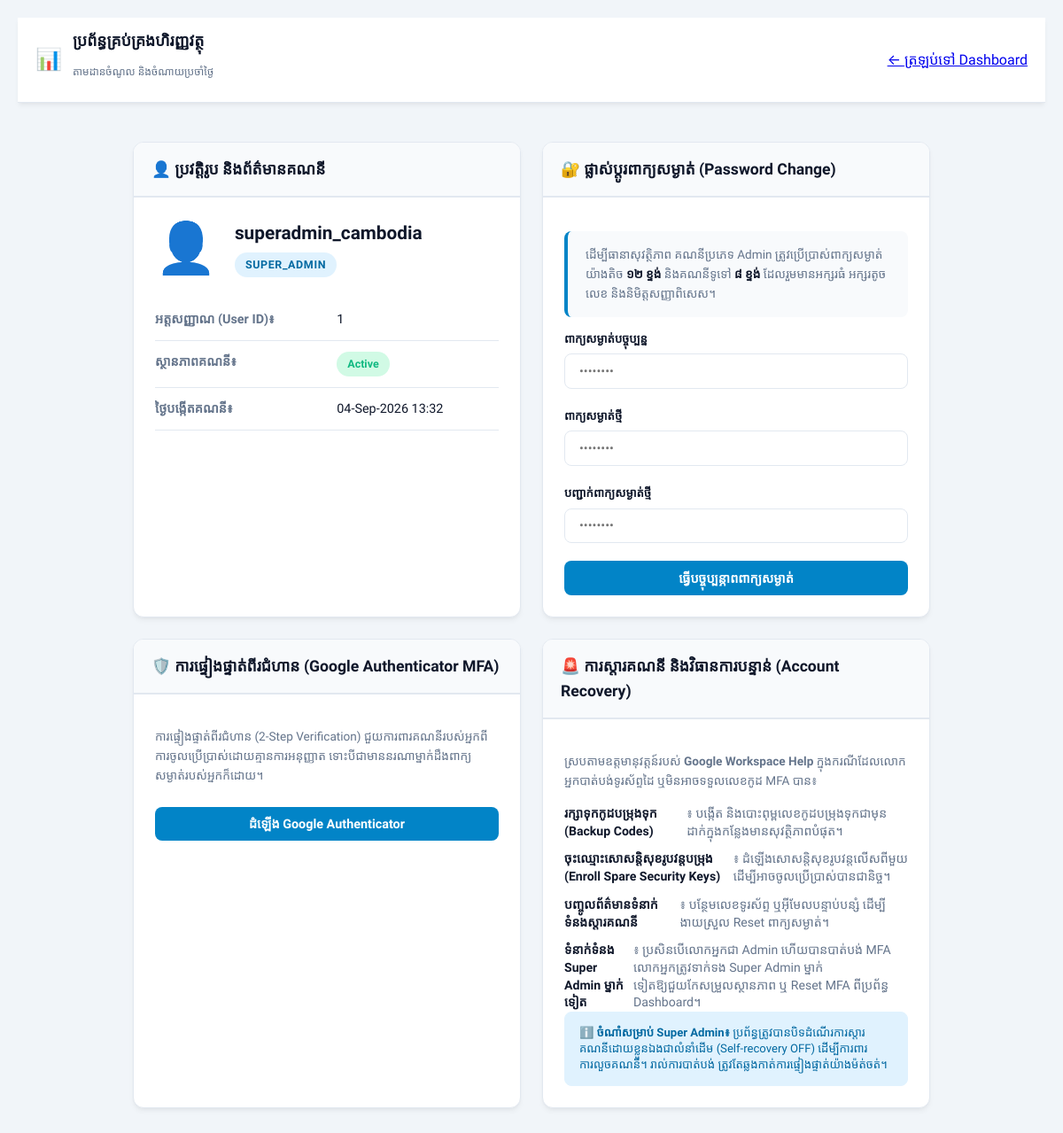
The app's page /profile.php (signed in) with its own data.
### tables this page shows
CREATE TABLE `users` (
  `id` int(11) NOT NULL,
  `username` varchar(50) NOT NULL,
  `password_hash` varchar(255) NOT NULL,
  `role` enum('super_admin','admin','user') NOT NULL DEFAULT 'user',
  `status` enum('active','suspended','pending') NOT NULL DEFAULT 'active',
  `mfa_secret` varchar(255) DEFAULT NULL,
  `created_at` timestamp NOT NULL DEFAULT current_timestamp()
);

### profile.php (the view, shortened to what this page needs)
<?php
$db = getSecureDBConnection();
$userId = $_SESSION['user_id'];
$stmt = $db->prepare("SELECT id, username, role, status, mfa_secret, created_at FROM users WHERE id = ?");
$stmt->execute([$userId]);
$user = $stmt->fetch();
?>
<!DOCTYPE html>
<html lang="km">
<head>
    <link rel="stylesheet" href="admin-style.css">
</head>
<body>
    <header class="app-header">
        <div class="header-container">
            <div class="brand">
                <span class="brand-logo">📊</span>
                <div class="brand-text">
                    <h1>ប្រព័ន្ធគ្រប់គ្រងហិរញ្ញវត្ថុ</h1>
                    <p>តាមដានចំណូល និងចំណាយប្រចាំថ្ងៃ</p>
                </div>
            </div>
            <div class="user-status-bar">
                <a href="index.php" class="btn btn-secondary">← ត្រឡប់ទៅ Dashboard</a>
            </div>
        </div>
    </header>
    <div class="profile-page">
        <div class="profile-layout">
            <div class="profile-card">
                <div class="profile-card-header">
                    <h3>👤 ប្រវត្តិរូប និងព័ត៌មានគណនី</h3>
                </div>
                <div class="profile-card-body">
                    <div class="profile-avatar">
                        <span class="avatar">👤</span>
                        <div class="user-details">
                            <h2><?php echo htmlspecialchars($user['username']); ?></h2>
                            <span class="role-badge <?php echo $user['role'] === 'super_admin' ? 'role-super_admin' : ($user['role'] === 'admin' ? 'role-admin' : 'role-user'); ?>">
                                <?php echo strtoupper($user['role']); ?>
                            </span>
                        </div>
                    </div>
                    <table class="profile-info-table">
                        <tr>
                            <td>អត្តសញ្ញាណ (User ID)៖</td>
                            <td><?php echo $user['id']; ?></td>
                        </tr>
                        <tr>
                            <td>ស្ថានភាពគណនី៖</td>
                            <td>
                                <span class="status-badge <?php echo $user['status'] === 'active' ? 'status-active' : 'status-pending'; ?>">
                                    <?php echo htmlspecialchars($user['status']); ?>
                                </span>
                            </td>
                        </tr>
                        <tr>
                            <td>ថ្ងៃបង្កើតគណនី៖</td>
                            <td><?php echo date('d-M-Y H:i', strtotime($user['created_at'])); ?></td>
                        </tr>
                    </table>
                </div>
            </div>
            <div class="profile-card">
                <div class="profile-card-header">
                    <h3>🔐 ផ្លាស់ប្តូរពាក្យសម្ងាត់ (Password Change)</h3>
                </div>
                <div class="profile-card-body">
                    <p class="password-requirements">
                        ដើម្បីធានាសុវត្ថិភាព គណនីប្រភេទ Admin ត្រូវប្រើប្រាស់ពាក្យសម្ងាត់យ៉ាងតិច <strong>១២ ខ្ទង់</strong> និងគណនីទូទៅ <strong>៨ ខ្ទង់</strong> ដែលរួមមានអក្សរធំ អក្សរតូច លេខ និងនិមិត្តសញ្ញាពិសេស។
                    </p>
                    <form method="POST" action="profile.php" class="profile-form">
                        <div class="form-group">
                            <label for="current_password" class="form-label">ពាក្យសម្ងាត់បច្ចុប្បន្ន</label>
                            <input type="password" name="current_password" id="current_password" class="form-control" placeholder="••••••••" required>
                        </div>
                        <div class="form-group">
                            <label for="new_password" class="form-label">ពាក្យសម្ងាត់ថ្មី</label>
                            <input type="password" name="new_password" id="new_password" class="form-control" placeholder="••••••••" required>
                        </div>
                        <div class="form-group">
                            <label for="confirm_password" class="form-label">បញ្ជាក់ពាក្យសម្ងាត់ថ្មី</label>
                            <input type="password" name="confirm_password" id="confirm_password" class="form-control" placeholder="••••••••" required>
                        </div>
                        <button type="submit" class="profile-btn profile-btn-primary profile-btn-block">ធ្វើបច្ចុប្បន្ភាពពាក្យសម្ងាត់</button>
                    </form>
                </div>
            </div>
        </div>
        <div class="profile-layout" style="margin-top: 1.5rem;">
            <div class="profile-card">
                <div class="profile-card-header">
                    <h3>🛡️ ការផ្ទៀងផ្ទាត់ពីរជំហាន (Google Authenticator MFA)</h3>
                </div>
                <div class="profile-card-body">
                    <?php if (empty($user['mfa_secret']) && !isset($_GET['setup_mfa'])): ?>
                        <p class="helper-text" style="margin-bottom: 1.5rem;">
                            ការផ្ទៀងផ្ទាត់ពីរជំហាន (2-Step Verification) ជួយការពារគណនីរបស់អ្នកពីការចូលប្រើប្រាស់ដោយគ្មានការអនុញ្ញាត ទោះបីជាមាននរណាម្នាក់ដឹងពាក្យសម្ងាត់របស់អ្នកក៏ដោយ។
                        </p>
                        <form method="POST" action="profile.php">
                            <button type="submit" class="profile-btn profile-btn-primary profile-btn-block">ដំឡើង Google Authenticator</button>
                        </form>
                    <?php endif; ?>
                </div>
            </div>
            <div class="profile-card">
                <div class="profile-card-header">
                    <h3>🚨 ការស្តារគណនី និងវិធានការបន្ទាន់ (Account Recovery)</h3>
                </div>
                <div class="profile-card-body">
                    <p class="helper-text" style="margin-bottom: 1rem;">
                        ស្របតាមឧត្តមានុវត្តន៍របស់ <strong>Google Workspace Help</strong> ក្នុងករណីដែលលោកអ្នកបាត់បង់ទូរស័ព្ទដៃ ឬមិនអាចទទួលលេខកូដ MFA បាន៖
                    </p>
                    <ul class="recovery-list">
                        <li>
                            <strong>រក្សាទុកកូដបម្រុងទុក (Backup Codes)</strong>៖ បង្កើត និងបោះពុម្ពលេខកូដបម្រុងទុកជាមុន ដាក់ក្នុងកន្លែងមានសុវត្ថិភាពបំផុត។
                        </li>
                        <li>
                            <strong>ចុះឈ្មោះសោសន្តិសុខរូបវន្តបម្រុង (Enroll Spare Security Keys)</strong>៖ ដំឡើងសោសន្តិសុខរូបវន្តលើសពីមួយ ដើម្បីអាចចូលប្រើប្រាស់បានជានិច្ច។
                        </li>
                        <li>
                            <strong>បញ្ចូលព័ត៌មានទំនាក់ទំនងស្តារគណនី</strong>៖ បន្ថែមលេខទូរស័ព្ទ ឬអ៊ីមែលបន្ទាប់បន្សំ ដើម្បីងាយស្រួល Reset ពាក្យសម្ងាត់។
                        </li>
                        <li>
                            <strong>ទំនាក់ទំនង Super Admin ម្នាក់ទៀត</strong>៖ ប្រសិនបើលោកអ្នកជា Admin ហើយបានបាត់បង់ MFA លោកអ្នកត្រូវទាក់ទង Super Admin ម្នាក់ទៀតឱ្យជួយកែសម្រួលស្ថានភាព ឬ Reset MFA ពីប្រព័ន្ធ Dashboard។
                        </li>
                    </ul>
                    <div class="recovery-note">
                        ℹ️ <strong>ចំណាំសម្រាប់ Super Admin៖</strong> ប្រព័ន្ធត្រូវបានបិទដំណើរការស្តារគណនីដោយខ្លួនឯងជាលំនាំដើម (Self-recovery OFF) ដើម្បីការពារការលួចគណនី។ រាល់ការបាត់បង់ ត្រូវតែឆ្លងកាត់ការផ្ទៀងផ្ទាត់យ៉ាងម៉ត់ចត់។
                    </div>
                </div>
            </div>
        </div>
    </div>
</body>
</html>

### records on screen
users: username "superadmin_cambodia", role "SUPER_ADMIN", id "1", status "Active", created_at "04-Sep-2026 13:32"
